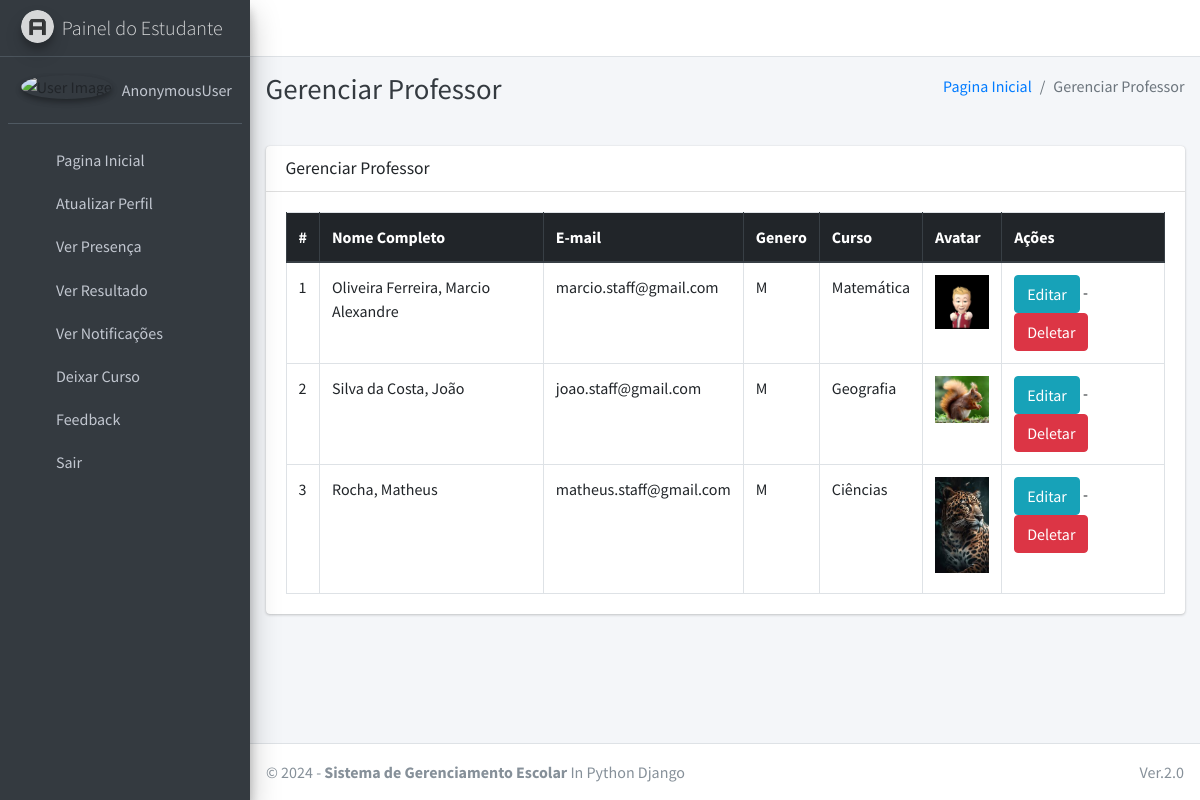
Page /staff/manage/ on the committed database.
### main_app/models.py (models this page shows, shortened)
class CustomUser(AbstractUser):
    USER_TYPE = ((1, "HOD"), (2, "Staff"), (3, "Student"))
    GENDER = [("M", "Male"), ("F", "Female")]
    username = None  # Removed username, using email instead
    email = models.EmailField(unique=True)
    user_type = models.CharField(default=1, choices=USER_TYPE, max_length=1)
    gender = models.CharField(max_length=1, choices=GENDER)
    profile_pic = models.ImageField()
    address = models.TextField()
    fcm_token = models.TextField(default="")  # For firebase notifications
    created_at = models.DateTimeField(auto_now_add=True)
    updated_at = models.DateTimeField(auto_now=True)
    USERNAME_FIELD = "email"
    REQUIRED_FIELDS = []
    objects = CustomUserManager()

class Staff(models.Model):
    course = models.ForeignKey(Course, on_delete=models.DO_NOTHING, null=True, blank=False)
    admin = models.OneToOneField(CustomUser, on_delete=models.CASCADE)

class Course(models.Model):
    name = models.CharField(max_length=120)
    created_at = models.DateTimeField(auto_now_add=True)
    updated_at = models.DateTimeField(auto_now=True)

### main_app/hod_views.py (the view)
# urls.py: path("staff/manage/", hod_views.manage_staff, name='manage_staff'),
def manage_staff(request):
    allStaff = CustomUser.objects.filter(user_type=2)
    context = {
        'allStaff': allStaff,
        'page_title': 'Gerenciar Professor'
    }
    return render(request, "hod_template/manage_staff.html", context)

### main_app/templates/hod_template/manage_staff.html
{% extends 'main_app/base.html' %}
{% load static %}
{% block page_title %}{{page_title}}{% endblock page_title %}
{% block content %}
<section class="content">
    <div class="container-fluid">
        <div class="row">
            <div class="col-md-12">
                <div class="card">
                    <div class="card-header">
                        <h3 class="card-title">{{page_title}}</h3>
                    </div>
                    <div class="card-body">
                        <table id="example2" class="table table-bordered table-hover">
                            <thead class="thead-dark">
                                <tr>
                                    <th>#</th>
                                    <th>Nome Completo</th>
                                    <th>E-mail</th>
                                    <th>Genero</th>
                                    <th>Curso</th>
                                    <th>Avatar</th>
                                    <th>Ações</th>
                                </tr>
                            </thead>
                            <tbody>
                                {% for staff in allStaff %}
                                <tr>
                                    <td>{{ forloop.counter }}</td>
                                    <td>{{staff.last_name}}, {{staff.first_name}}</td>
                                    <td>{{staff.email}}</td>
                                    <td>{{staff.gender}}</td>
                                    <td>{{staff.staff.course.name}}</td>
                                    <td>
                                        {% if staff.profile_pic == ""  %}
                                        No Image
                                        {% else %}
                                        <img class="img img-fluid mb-2" height="56" width="56"
                                            src="{{staff.profile_pic}}" alt="">
                                        {% endif %}
                                    </td>
                                    <td>
                                        <a href="{% url 'edit_staff' staff.staff.id %}" class="btn btn-info">Editar</a> -
                                        <a href="{% url 'delete_staff' staff.staff.id %}" class="btn btn-danger" onclick="return confirm('Tem certeza disso?')">Deletar</a>
                                    </td>
                                </tr>
                                {% endfor %}
                            </tbody>
                        </table>
                    </div>
                </div>
            </div>
        </div>
    </div>
</section>
{% endblock content %}

### rows in the picture
CustomUser: last_name "Oliveira Ferreira", first_name "Marcio Alexandre", email "marcio.staff@gmail.com", gender "M", staff.course.name "Matemática", shows a picture
CustomUser: last_name "Silva da Costa", first_name "João", email "joao.staff@gmail.com", gender "M", staff.course.name "Geografia", profile_pic (picture)
CustomUser: last_name "Rocha", first_name "Matheus", email "matheus.staff@gmail.com", gender "M", staff.course.name "Ciências", shows a picture

### other values in the picture
{{ user }} "AnonymousUser"
{{ page_title }} "Gerenciar Professor"
